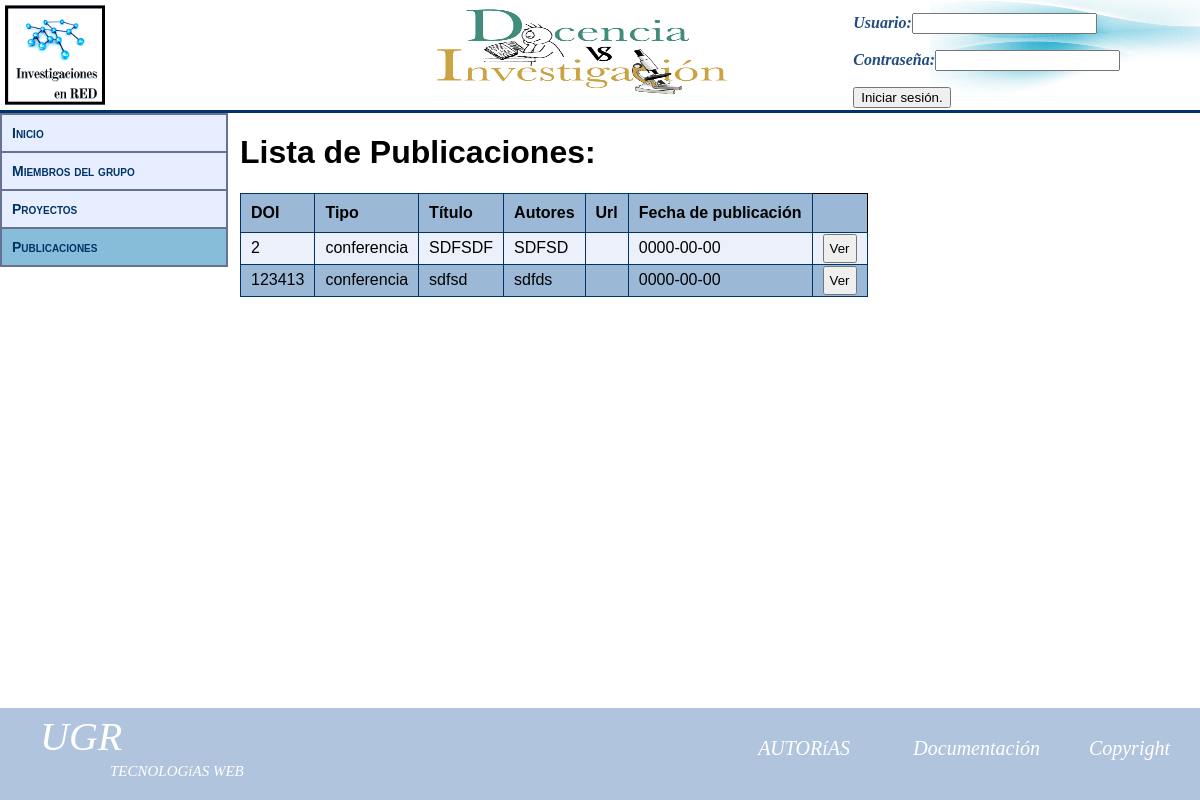
/practicando/publicaciones.php, run on the app's committed database.
### tables this page shows
CREATE TABLE `publicaciones` (
  `id_publicacion` mediumint(9) NOT NULL AUTO_INCREMENT,
  `id_proyec` mediumint(9) NOT NULL,
  `tipo` enum('revista','libro','capitulo','conferencia') NOT NULL,
  `doi` text NOT NULL,
  `titulo` text NOT NULL,
  `autores` longtext NOT NULL,
  `fechaPublicacion` date DEFAULT NULL,
  `resumen` longtext,
  `palabras` longtext,
  `url` text,
  `id_proyecto` int(5) DEFAULT NULL,
  PRIMARY KEY (`id_publicacion`),
  KEY `id_proyec` (`id_proyec`),
  CONSTRAINT `publicaciones_ibfk_1` FOREIGN KEY (`id_proyec`) REFERENCES `proyectosInvestigacion` (`id_proyecto`) ON DELETE CASCADE
);

### practicando/publicaciones.php (the view, shortened to what this page needs)
<!DOCTYPE html>
<html>
    <head>
        <link rel="stylesheet" type="text/css" href="css/estilo.css">
        <link rel="stylesheet" type="text/css" href="css/index.css">
    </head>
    <body>
            <div class='container-cabecera'>
                <?php include 'cabecera.php' ?>
            </div>
            <div class='container-cuerpo'>
                <div class='container-menu'>
                    <div class="menu_lateral">
                            <ul>
                                <a href=modulovisualizacion.php>Inicio</a>
                                <a href=ppmiembrosdelgrupo.php>Miembros del grupo</a>
                                <a href=ppproyectos.php>Proyectos</a>
                                <a class="menu_lateral_selected" href=publicaciones.php>Publicaciones</a>
                            </ul>
                    </div>
                </div>
        <?php
            $conexion=conectar();
            $mysql0="SELECT * FROM publicaciones ORDER BY fechaPublicacion";
            $result=mysqli_query($conexion,$mysql0);
          ?>
                <div class='container-display'>
                    <h1>Lista de Publicaciones:</h1>
                    <form name="formulario" action=""  method="post">
                    <table>
                            <tr>
                                <th>DOI</th>
                                <th>Tipo</th>
                                <th>Título</th>
                                <th>Autores</th>
                                <th>Url</th>
                                <th>Fecha de publicación</th>
                            </tr>
                    <?php
              while ($row=mysqli_fetch_array($result,MYSQLI_ASSOC)){
                ?>
                <tr>
                  <td><?php echo $row['doi'] ?></td>
                  <td><?php echo $row['tipo'] ?></td>
                  <td><?php echo $row['titulo'] ?></td>
                  <td><?php echo $row['autores'] ?></td>
                  <td><?php echo $row['url'] ?></td>
                  <td><?php echo $row['fechaPublicacion'] ?></td>
                  <td><input type="submit" onClick='' value="Ver" name='<?php echo $row['doi'] ?>' /></input></td>
                  <?php
              }
                ?>
                </tr>
                            </table>
                    </form>
                </div>
            </div>
        <footer>
            <?php include 'footer.php' ?>
        </footer>
    </body>
</html>

### practicando/css/index.css (style rules this page uses)
footer { background-color: lightSteelBlue; position: absolute; bottom: 0px; right: 0px; display: inline; }
table { width: 100%; background-color: #9BB9D6; border: 1px solid black; }
@media screen and (min-device-width: 768px) and (max-device-width: 1024px) { footer { background-color: lightSteelBlue; position: absolute; bottom: 0px; right: 0px; display: inline; } }
@media screen and (min-device-width: 768px) and (max-device-width: 1024px) { table { width: 100%; background-color: #9BB9D6; border: 1px solid black; } }
@media screen and (min-width:1024px) { footer { background-color: lightSteelBlue; position: absolute; bottom: 0px; right: 0px; display: inline; } }
@media screen and (min-width:1024px) { table { width: 100%; background-color: #9BB9D6; border: 1px solid black; } }

### data on the page
publicaciones: doi "2", tipo "conferencia", titulo "SDFSDF", autores "SDFSD", fechaPublicacion "0000-00-00"
publicaciones: doi "123413", tipo "conferencia", titulo "sdfsd", autores "sdfds", fechaPublicacion "0000-00-00"
